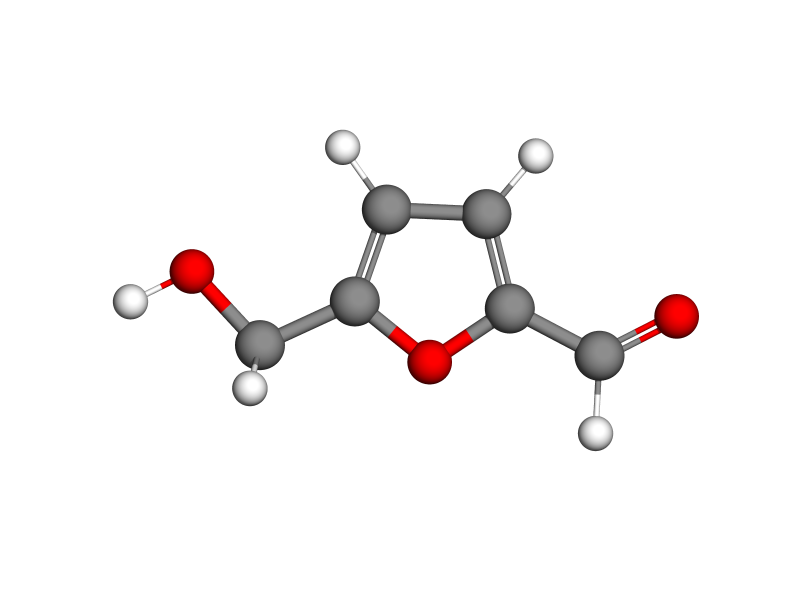
#> input picture examples/openclaw_reacnet/HMF_Formaldehyde_Path/HMF_S1350_bond1.2.png, 2400 x 1800 px (shown at 1/3 size)
$ python styled_template.py --reference-image ../examples/openclaw_reacnet/HMF_Formaldehyde_Path/HMF_S1350_bond1.2.png --path-dir ../examples/openclaw_reacnet/HMF_Formaldehyde_Path --output-dir out
#> lines starting #> are read from the running program, lines starting #| are printed output that depends on the picture
"""Reference-style pathway SVG generator for the HMF formaldehyde path."""

from __future__ import annotations

import argparse
import base64
import json
from pathlib import Path

from PIL import Image, ImageDraw, ImageFont


W = 1448
H = 1086


def build_parser() -> argparse.ArgumentParser:
    parser = argparse.ArgumentParser(
        description="Generate a reference-style editable SVG from existing molecular images."
    )
    parser.add_argument("--reference-image", required=True)
    parser.add_argument("--path-dir", required=True)
    parser.add_argument("--output-dir", required=True)
    return parser


def main(argv: list[str] | None = None) -> int:
    args = build_parser().parse_args(argv)
    ref = Path(args.reference_image)
    path_dir = Path(args.path_dir)
    out_dir = Path(args.output_dir)
    out_dir.mkdir(parents=True, exist_ok=True)

    assets = {
        "hmf": path_dir / "HMF_S1350_bond1.2.png",
        "c3h5o2": path_dir / "C3H5O2_S3400_bond1.2.png",
        "ch2o": path_dir / "CH2O_S596_bond1.2.png",
        "c3ho": path_dir / "C3HO_S3573_bond1.2.png",
        "c2h3o": path_dir / "C2H3O_S2044_bond1.2.png",
    }
    missing = [str(path) for path in assets.values() if not path.exists()]
    if missing:
        raise FileNotFoundError("Missing molecule images: " + ", ".join(missing))

    boxes = component_boxes()
    write_samed_overlay(ref, out_dir / "samed.png", boxes)
    (out_dir / "boxlib.json").write_text(
        json.dumps({"image": str(ref.resolve()), "boxes": boxes}, indent=2, ensure_ascii=False),
        encoding="utf-8",
    )
    svg = render_svg(assets)
    svg_path = out_dir / "styled_pathway.svg"
    svg_path.write_text(svg, encoding="utf-8")
    print(f"Generated SVG: {svg_path.resolve()}")
    print(f"Generated SAM-style overlay: {(out_dir / 'samed.png').resolve()}")
    print(f"Generated box library: {(out_dir / 'boxlib.json').resolve()}")
    return 0


def component_boxes() -> list[dict]:
    raw = [
        ("AF01", "title", 30, 20, 430, 120),
        ("AF02", "main molecule node: HMF", 318, 140, 520, 360),
        ("AF03", "step label: step 1", 548, 140, 910, 220),
        ("AF04", "reaction equation box: step 1", 690, 250, 1180, 370),
        ("AF05", "main molecule node: C3H5O2", 560, 420, 780, 640),
        ("AF06", "side product node: C3HO", 225, 525, 385, 690),
        ("AF07", "step label: step 2", 850, 490, 1235, 570),
        ("AF08", "reaction equation box: step 2", 870, 590, 1325, 710),
        ("AF09", "final molecule node: CH2O", 800, 770, 1015, 990),
        ("AF10", "side product node: C2H3O", 1195, 755, 1355, 925),
        ("AF11", "species key legend", 60, 740, 510, 1010),
        ("AF12", "curved pathway arrows", 440, 300, 915, 810),
    ]
    return [
        {
            "id": label,
            "prompt": prompt,
            "box": {"x1": x1, "y1": y1, "x2": x2, "y2": y2},
            "score": 1.0,
            "source": "manual-template",
        }
        for label, prompt, x1, y1, x2, y2 in raw
    ]


def write_samed_overlay(reference: Path, output: Path, boxes: list[dict]) -> None:
    img = Image.open(reference).convert("RGBA").resize((W, H))
    draw = ImageDraw.Draw(img, "RGBA")
    try:
        font = ImageFont.truetype("arial.ttf", 24)
    except OSError:
        font = ImageFont.load_default()

    for item in boxes:
        box = item["box"]
        x1, y1, x2, y2 = box["x1"], box["y1"], box["x2"], box["y2"]
        draw.rectangle([x1, y1, x2, y2], outline=(30, 30, 30, 255), width=4)
        draw.rectangle([x1, y1 - 30, x1 + 74, y1], fill=(30, 30, 30, 230))
        draw.text((x1 + 8, y1 - 27), item["id"], fill=(255, 255, 255, 255), font=font)
    img.save(output)
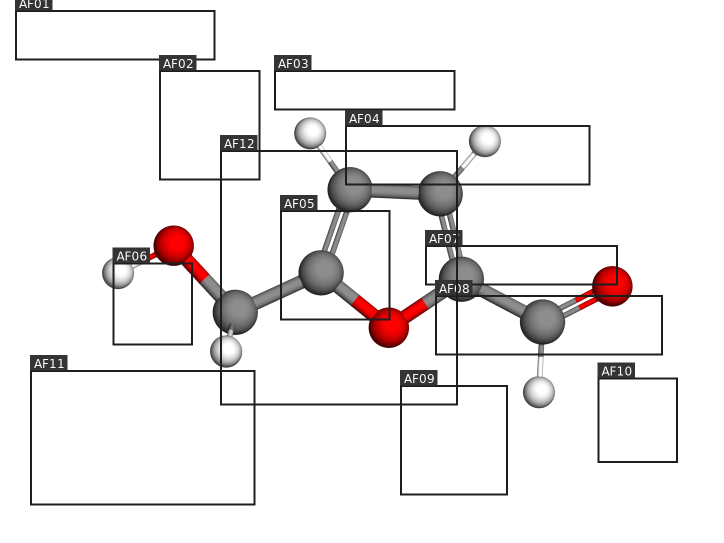
#> saved as samed.png: PIL image 1448x1086 RGBA (shown at 1/2 size); mean R, G, B, A 9.7, 7.4, 7.4, 25.6; transparent parts drawn white


def render_svg(assets: dict[str, Path]) -> str:
    return f"""<?xml version="1.0" encoding="UTF-8"?>
<svg xmlns="http://www.w3.org/2000/svg" xmlns:xlink="http://www.w3.org/1999/xlink"
     width="{W}" height="{H}" viewBox="0 0 {W} {H}" role="img">
  <title>Formaldehyde Path</title>
  <defs>
    <style>
      text {{ font-family: "Times New Roman", Times, serif; letter-spacing: 0; }}
      .title {{ font-size: 48px; font-weight: 700; fill: #102536; }}
      .subtitle {{ font-size: 26px; font-style: italic; fill: #5e9a94; }}
      .node-title {{ font-size: 20px; font-weight: 700; fill: #17202a; }}
      .node-sub {{ font-size: 17px; font-style: italic; fill: #2d2d2d; }}
      .step-title {{ font-size: 26px; font-weight: 700; }}
      .step-sub {{ font-size: 20px; font-style: italic; font-weight: 600; }}
      .equation {{ font-size: 32px; font-style: italic; fill: #171717; }}
      .legend {{ font-size: 20px; fill: #17202a; }}
      .legend i {{ font-style: italic; }}
    </style>
    <marker id="arrow-teal" viewBox="0 0 10 10" refX="9.2" refY="5" markerWidth="9" markerHeight="9" orient="auto">
      <path d="M0,0 L10,5 L0,10 z" fill="#2b7c78"/>
    </marker>
    <marker id="arrow-gold" viewBox="0 0 10 10" refX="9.2" refY="5" markerWidth="8" markerHeight="8" orient="auto">
      <path d="M0,0 L10,5 L0,10 z" fill="#bc8c45"/>
    </marker>
    <marker id="arrow-red" viewBox="0 0 10 10" refX="9.2" refY="5" markerWidth="8" markerHeight="8" orient="auto">
      <path d="M0,0 L10,5 L0,10 z" fill="#f16052"/>
    </marker>
    <linearGradient id="path-teal" x1="400" y1="230" x2="640" y2="520" gradientUnits="userSpaceOnUse">
      <stop offset="0" stop-color="#78b8b2" stop-opacity="0.35"/>
      <stop offset="1" stop-color="#2e827e" stop-opacity="0.72"/>
    </linearGradient>
    <linearGradient id="path-red" x1="680" y1="585" x2="885" y2="835" gradientUnits="userSpaceOnUse">
      <stop offset="0" stop-color="#d1a15d" stop-opacity="0.55"/>
      <stop offset="1" stop-color="#f16052" stop-opacity="0.62"/>
    </linearGradient>
    <filter id="soft-shadow" x="-20%" y="-20%" width="140%" height="140%">
      <feDropShadow dx="0" dy="8" stdDeviation="8" flood-color="#16413e" flood-opacity="0.16"/>
    </filter>
  </defs>

  <rect width="100%" height="100%" fill="#fbfbf9"/>

  <g id="AF01-title">
    <text class="title" x="34" y="66">Formaldehyde Path</text>
    <path d="M35 84 H202" stroke="#efb2a6" stroke-width="4" stroke-linecap="round"/>
    <path d="M35 86 H207" stroke="#287a77" stroke-width="4" stroke-linecap="round"/>
    <circle cx="212" cy="86" r="4" fill="#287a77"/>
    <text class="subtitle" x="38" y="121">HMF-derived pathway toward CH₂O</text>
  </g>

  <g id="AF12-curved-pathway-arrows">
    <path d="M477 322 C514 352 557 386 597 425 C624 452 637 485 650 518"
          stroke="url(#path-teal)" stroke-width="76" fill="none" stroke-linecap="round"/>
    <path d="M508 331 C548 372 584 410 624 458" stroke="#2b7c78" stroke-width="18"
          fill="none" marker-end="url(#arrow-teal)" opacity="0.72"/>
    <path d="M710 632 C733 675 766 726 816 786 C838 812 856 832 875 851"
          stroke="url(#path-red)" stroke-width="72" fill="none" stroke-linecap="round"/>
    <path d="M731 637 C764 714 805 774 848 814" stroke="#f16052" stroke-width="16"
          fill="none" marker-end="url(#arrow-red)" opacity="0.85"/>
  </g>

  {node_group("AF02-node-HMF", 430, 248, 105, "#287a77", "#b8d7d3", assets["hmf"], "HMF", "(C₆H₆O₃)")}
  {node_group("AF05-node-C3H5O2", 670, 545, 100, "#9a6f36", "#e5cfa6", assets["c3h5o2"], "C₃H₅O₂", "(intermediate)")}
  {node_group("AF09-node-CH2O", 910, 895, 105, "#e34d42", "#f3aaa3", assets["ch2o"], "CH₂O", "(formaldehyde)")}

  <g id="AF06-side-C3HO">
    <circle cx="305" cy="610" r="82" fill="#fffdfa" stroke="#bc8c45" stroke-width="3" stroke-dasharray="9 8"/>
    <image x="250" y="530" width="110" height="86" preserveAspectRatio="xMidYMid meet" href="{data_uri(assets["c3ho"])}"/>
    <text class="node-title" x="305" y="644" text-anchor="middle" fill="#9a6f36">C₃HO</text>
    <text class="node-sub" x="305" y="672" text-anchor="middle">by-product</text>
  </g>
  <path id="AF06-side-C3HO-arrow" d="M575 555 C490 548 435 553 385 584" stroke="#bc8c45" stroke-width="3"
        stroke-dasharray="8 8" fill="none" marker-end="url(#arrow-gold)"/>

  <g id="AF10-side-C2H3O">
    <circle cx="1268" cy="848" r="80" fill="#fffdfa" stroke="#f16052" stroke-width="3" stroke-dasharray="9 8"/>
    <image x="1215" y="775" width="108" height="82" preserveAspectRatio="xMidYMid meet" href="{data_uri(assets["c2h3o"])}"/>
    <text class="node-title" x="1268" y="880" text-anchor="middle" fill="#e34d42">C₂H₃O</text>
    <text class="node-sub" x="1268" y="908" text-anchor="middle">by-product</text>
  </g>
  <path id="AF10-side-C2H3O-arrow" d="M1015 878 C1090 873 1145 844 1185 842" stroke="#f16052" stroke-width="3"
        stroke-dasharray="8 8" fill="none" marker-end="url(#arrow-red)"/>

  {step_box("AF03-step-1", 560, 145, "#287a77", "1", "Step ①:", "ring-opening decomposition")}
  {equation_box("AF04-eq-1", 695, 255, 485, 110, "#287a77", "HMF  →  C₃H₅O₂  +  C₃HO")}
  {step_box("AF07-step-2", 850, 495, "#f16052", "2", "Step ②:", "further fragmentation")}
  {equation_box("AF08-eq-2", 875, 595, 455, 110, "#f16052", "C₃H₅O₂  →  CH₂O  +  C₂H₃O")}

  <g id="AF11-species-key">
    <rect x="60" y="738" width="450" height="280" rx="8" fill="#f7fbf9" stroke="#6f9c99" stroke-width="1.5"/>
    <path d="M93 756 V798 L104 788 L116 798 V756 Z" fill="#287a77"/>
    <text x="145" y="782" font-size="26" font-weight="700" fill="#287a77">Species key</text>
    <path d="M91 797 H484" stroke="#287a77" stroke-width="2" stroke-dasharray="4 5"/>
    {legend_row(103, 828, "#77b8b0", "HMF", "C₆H₆O₃ (5-hydroxymethylfurfural)")}
    {legend_row(103, 868, "#d0a25d", "C₃H₅O₂", "intermediate")}
    {legend_row(103, 908, "#f4dfb5", "C₃HO", "by-product fragment")}
    {legend_row(103, 948, "#f3aaa3", "C₂H₃O", "by-product fragment")}
    {legend_row(103, 988, "#f16052", "CH₂O", "final product (formaldehyde)")}
  </g>
</svg>
"""


def node_group(group_id: str, cx: int, cy: int, r: int, color: str, pale: str, img: Path, title: str, sub: str) -> str:
    return f"""
  <g id="{group_id}" filter="url(#soft-shadow)">
    <circle cx="{cx}" cy="{cy}" r="{r}" fill="#fffefa" stroke="{pale}" stroke-width="16"/>
    <circle cx="{cx}" cy="{cy}" r="{r - 16}" fill="none" stroke="{color}" stroke-width="4"/>
    <circle cx="{cx}" cy="{cy}" r="{r - 26}" fill="#ffffff" stroke="{pale}" stroke-width="2"/>
    <image x="{cx - 70}" y="{cy - 72}" width="140" height="104" preserveAspectRatio="xMidYMid meet" href="{data_uri(img)}"/>
    <text class="node-title" x="{cx}" y="{cy + 50}" text-anchor="middle" fill="{color}">{title}</text>
    <text class="node-sub" x="{cx}" y="{cy + 78}" text-anchor="middle">{sub}</text>
  </g>"""


def step_box(group_id: str, x: int, y: int, color: str, num: str, title: str, sub: str) -> str:
    return f"""
  <g id="{group_id}">
    <path d="M{x - 42},{y + 40} H{x - 10}" stroke="{color}" stroke-width="3" stroke-dasharray="7 8"/>
    <rect x="{x}" y="{y}" width="350" height="74" rx="8" fill="#fbfdfb" stroke="{color}" stroke-width="2"/>
    <path d="M{x + 20},{y + 8} H{x + 62} L{x + 82},{y + 37} L{x + 62},{y + 66} H{x + 20} L{x},{y + 37} Z" fill="{color}"/>
    <text x="{x + 42}" y="{y + 53}" text-anchor="middle" font-size="46" fill="#fff" font-weight="700">{num}</text>
    <text class="step-title" x="{x + 110}" y="{y + 36}" fill="{color}">{title}</text>
    <text class="step-sub" x="{x + 110}" y="{y + 60}" fill="{color}">{sub}</text>
  </g>"""


def equation_box(group_id: str, x: int, y: int, w: int, h: int, color: str, text: str) -> str:
    return f"""
  <g id="{group_id}">
    <rect x="{x}" y="{y}" width="{w}" height="{h}" rx="7" fill="#fffefa" stroke="{color}" stroke-width="1.5"/>
    <path d="M{x + 15},{y + 18} H{x + w - 15}" stroke="{color}" stroke-width="2" stroke-dasharray="3 6"/>
    <text class="equation" x="{x + w / 2}" y="{y + 72}" text-anchor="middle">{text}</text>
  </g>"""


def legend_row(x: int, y: int, color: str, name: str, desc: str) -> str:
    return f"""
    <circle cx="{x}" cy="{y}" r="12" fill="{color}" stroke="#8b6b31" stroke-width="1.5"/>
    <text class="legend" x="{x + 34}" y="{y + 7}"><tspan font-style="italic" font-weight="700">{name}:</tspan> {desc}</text>"""


def data_uri(path: Path) -> str:
    mime = "image/png" if path.suffix.lower() == ".png" else "image/svg+xml"
    return f"data:{mime};base64,{base64.b64encode(path.read_bytes()).decode('ascii')}"


if __name__ == "__main__":
    raise SystemExit(main())
#> (the program exits here)

$ run again, with examples/openclaw_reacnet/Cellulose_C2_to_HMF_Path/C11H19O10_bond1.2.png copied over examples/openclaw_reacnet/HMF_Formaldehyde_Path/HMF_S1350_bond1.2.png
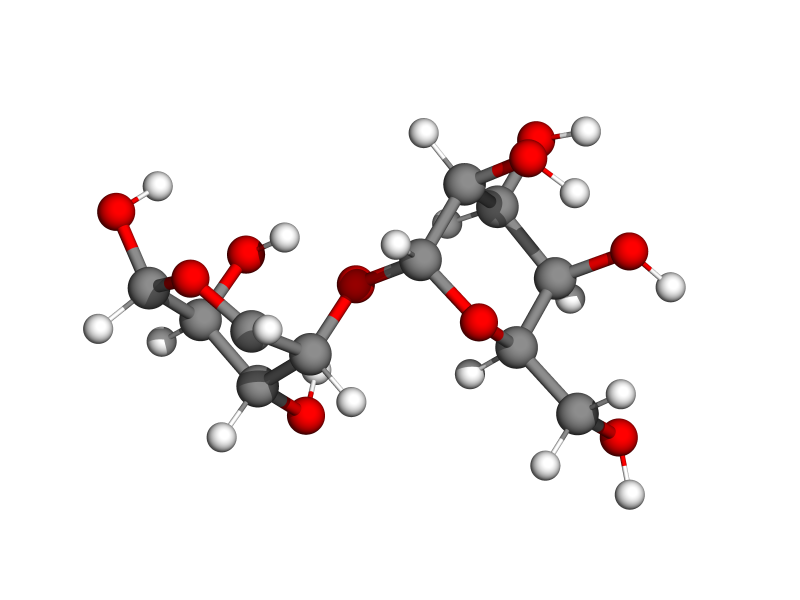
#> input picture examples/openclaw_reacnet/Cellulose_C2_to_HMF_Path/C11H19O10_bond1.2.png, 2400 x 1800 px (shown at 1/3 size)
#> in write_samed_overlay, `img.save(output)`:
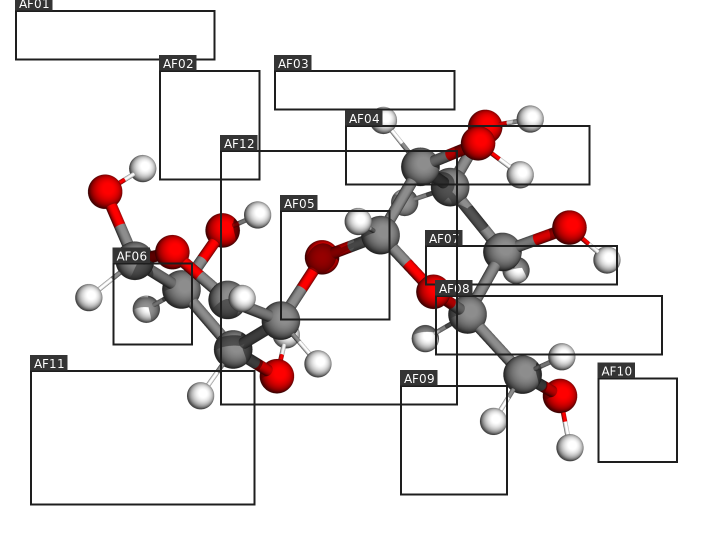
#> saved as samed.png: PIL image 1448x1086 RGBA (shown at 1/2 size); mean R, G, B, A 15.6, 10.8, 10.8, 35.7; transparent parts drawn white

$ run again, with examples/openclaw_reacnet/Cellulose_C2_to_HMF_Path/C12H22O11_bond1.2.png copied over examples/openclaw_reacnet/HMF_Formaldehyde_Path/HMF_S1350_bond1.2.png
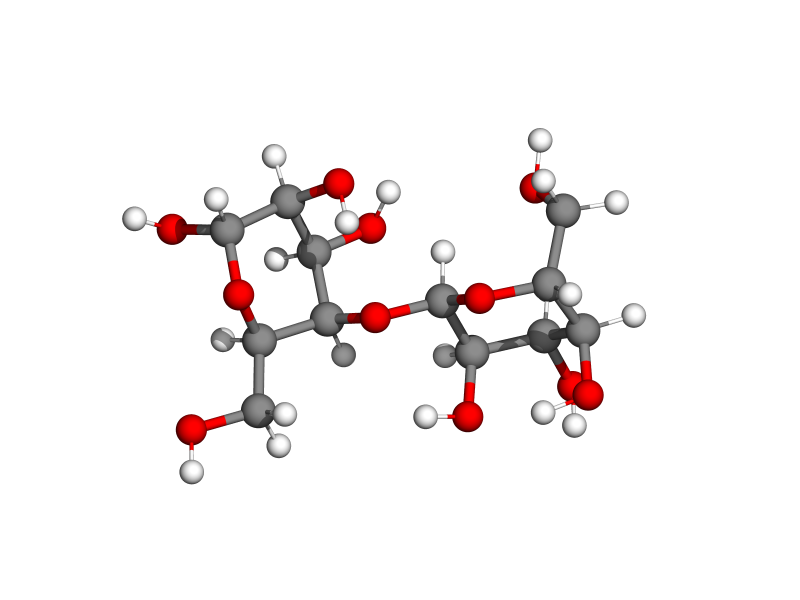
#> input picture examples/openclaw_reacnet/Cellulose_C2_to_HMF_Path/C12H22O11_bond1.2.png, 2400 x 1800 px (shown at 1/3 size)
#> in write_samed_overlay, `img.save(output)`:
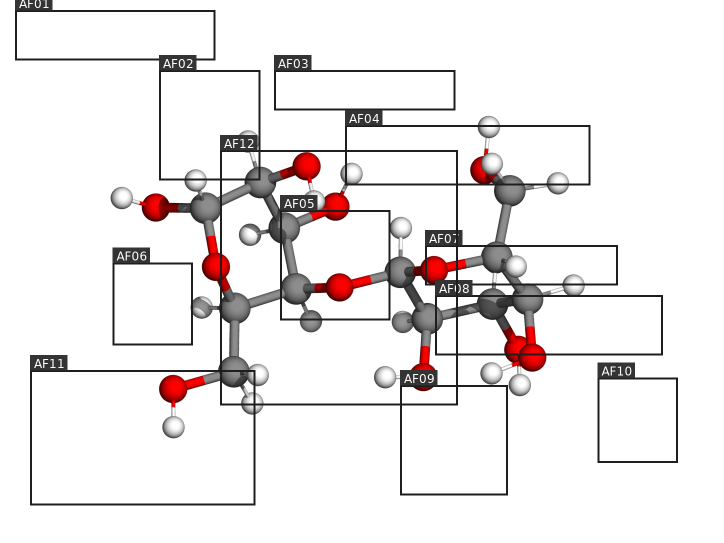
#> saved as samed.png: PIL image 1448x1086 RGBA (shown at 1/2 size); mean R, G, B, A 12.2, 8.7, 8.7, 29.7; transparent parts drawn white
